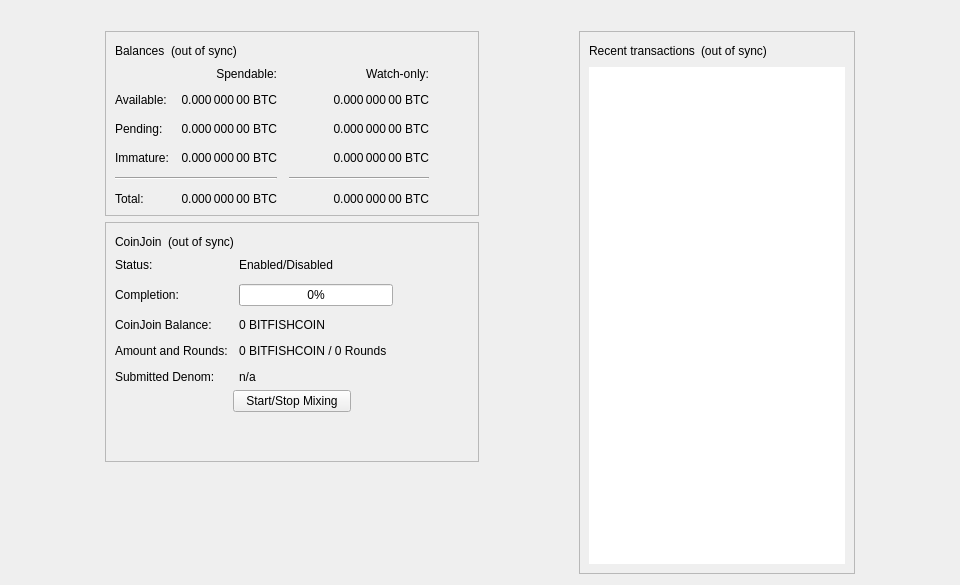
<?xml version="1.0" encoding="UTF-8"?>
<ui version="4.0">
 <class>OverviewPage</class>
 <widget class="QWidget" name="OverviewPage">
  <property name="geometry">
   <rect>
    <x>0</x>
    <y>0</y>
    <width>960</width>
    <height>585</height>
   </rect>
  </property>
  <property name="minimumSize">
   <size>
    <width>960</width>
    <height>0</height>
   </size>
  </property>
  <property name="windowTitle">
   <string>Form</string>
  </property>
  <layout class="QVBoxLayout" name="topLayout">
   <item>
    <widget class="QLabel" name="labelAlerts">
     <property name="visible">
      <bool>false</bool>
     </property>
     <property name="wordWrap">
      <bool>true</bool>
     </property>
     <property name="margin">
      <number>3</number>
     </property>
     <property name="textInteractionFlags">
      <set>Qt::TextSelectableByMouse</set>
     </property>
    </widget>
   </item>
   <item>
    <layout class="QHBoxLayout" name="horizontalLayout" stretch="1,0,1,0,1">
     <item>
      <spacer name="horizontalSpacerLeft">
       <property name="orientation">
        <enum>Qt::Horizontal</enum>
       </property>
       <property name="sizeType">
        <enum>QSizePolicy::Preferred</enum>
       </property>
       <property name="sizeHint" stdset="0">
        <size>
         <width>10</width>
         <height>20</height>
        </size>
       </property>
      </spacer>
     </item>
     <item>
      <layout class="QVBoxLayout" name="verticalLayout_2">
       <item>
        <widget class="QFrame" name="frame">
         <property name="frameShape">
          <enum>QFrame::StyledPanel</enum>
         </property>
         <property name="frameShadow">
          <enum>QFrame::Raised</enum>
         </property>
         <layout class="QVBoxLayout" name="verticalLayout_4">
          <item>
           <layout class="QHBoxLayout" name="horizontalLayout_4">
            <item>
             <widget class="QLabel" name="label_5">
              <property name="text">
               <string>Balances</string>
              </property>
             </widget>
            </item>
            <item>
             <widget class="QLabel" name="labelWalletStatus">
              <property name="toolTip">
               <string>The displayed information may be out of date. Your wallet automatically synchronizes with the Bitfishcoin network after a connection is established, but this process has not completed yet.</string>
              </property>
              <property name="text">
               <string notr="true">(out of sync)</string>
              </property>
              <property name="alignment">
               <set>Qt::AlignLeading|Qt::AlignLeft|Qt::AlignVCenter</set>
              </property>
             </widget>
            </item>
            <item>
             <spacer name="horizontalSpacer_3">
              <property name="orientation">
               <enum>Qt::Horizontal</enum>
              </property>
              <property name="sizeHint" stdset="0">
               <size>
                <width>40</width>
                <height>20</height>
               </size>
              </property>
             </spacer>
            </item>
           </layout>
          </item>
          <item>
           <layout class="QGridLayout" name="gridLayout">
            <property name="spacing">
             <number>12</number>
            </property>
            <item row="2" column="2">
             <widget class="QLabel" name="labelWatchPending">
              <property name="cursor">
               <cursorShape>IBeamCursor</cursorShape>
              </property>
              <property name="toolTip">
               <string>Unconfirmed transactions to watch-only addresses</string>
              </property>
              <property name="text">
               <string notr="true">0.000 000 00 BTC</string>
              </property>
              <property name="alignment">
               <set>Qt::AlignRight|Qt::AlignTrailing|Qt::AlignVCenter</set>
              </property>
              <property name="textInteractionFlags">
               <set>Qt::LinksAccessibleByMouse|Qt::TextSelectableByKeyboard|Qt::TextSelectableByMouse</set>
              </property>
             </widget>
            </item>
            <item row="2" column="1">
             <widget class="QLabel" name="labelUnconfirmed">
              <property name="cursor">
               <cursorShape>IBeamCursor</cursorShape>
              </property>
              <property name="toolTip">
               <string>Total of transactions that have yet to be confirmed, and do not yet count toward the spendable balance</string>
              </property>
              <property name="text">
               <string notr="true">0.000 000 00 BTC</string>
              </property>
              <property name="alignment">
               <set>Qt::AlignRight|Qt::AlignTrailing|Qt::AlignVCenter</set>
              </property>
              <property name="textInteractionFlags">
               <set>Qt::LinksAccessibleByMouse|Qt::TextSelectableByKeyboard|Qt::TextSelectableByMouse</set>
              </property>
             </widget>
            </item>
            <item row="3" column="2">
             <widget class="QLabel" name="labelWatchImmature">
              <property name="cursor">
               <cursorShape>IBeamCursor</cursorShape>
              </property>
              <property name="toolTip">
               <string>Mined balance in watch-only addresses that has not yet matured</string>
              </property>
              <property name="text">
               <string notr="true">0.000 000 00 BTC</string>
              </property>
              <property name="alignment">
               <set>Qt::AlignRight|Qt::AlignTrailing|Qt::AlignVCenter</set>
              </property>
              <property name="textInteractionFlags">
               <set>Qt::LinksAccessibleByMouse|Qt::TextSelectableByKeyboard|Qt::TextSelectableByMouse</set>
              </property>
             </widget>
            </item>
            <item row="4" column="0" colspan="2">
             <widget class="Line" name="lineSpendableBalance">
              <property name="orientation">
               <enum>Qt::Horizontal</enum>
              </property>
             </widget>
            </item>
            <item row="4" column="2">
             <widget class="Line" name="lineWatchBalance">
              <property name="sizePolicy">
               <sizepolicy hsizetype="Preferred" vsizetype="Fixed">
                <horstretch>0</horstretch>
                <verstretch>0</verstretch>
               </sizepolicy>
              </property>
              <property name="minimumSize">
               <size>
                <width>140</width>
                <height>0</height>
               </size>
              </property>
              <property name="orientation">
               <enum>Qt::Horizontal</enum>
              </property>
             </widget>
            </item>
            <item row="5" column="0">
             <widget class="QLabel" name="labelTotalText">
              <property name="text">
               <string>Total:</string>
              </property>
             </widget>
            </item>
            <item row="3" column="1">
             <widget class="QLabel" name="labelImmature">
              <property name="cursor">
               <cursorShape>IBeamCursor</cursorShape>
              </property>
              <property name="toolTip">
               <string>Mined balance that has not yet matured</string>
              </property>
              <property name="text">
               <string notr="true">0.000 000 00 BTC</string>
              </property>
              <property name="alignment">
               <set>Qt::AlignRight|Qt::AlignTrailing|Qt::AlignVCenter</set>
              </property>
              <property name="textInteractionFlags">
               <set>Qt::LinksAccessibleByMouse|Qt::TextSelectableByKeyboard|Qt::TextSelectableByMouse</set>
              </property>
             </widget>
            </item>
            <item row="2" column="3">
             <spacer name="horizontalSpacer_2">
              <property name="orientation">
               <enum>Qt::Horizontal</enum>
              </property>
              <property name="sizeHint" stdset="0">
               <size>
                <width>40</width>
                <height>20</height>
               </size>
              </property>
             </spacer>
            </item>
            <item row="3" column="0">
             <widget class="QLabel" name="labelImmatureText">
              <property name="text">
               <string>Immature:</string>
              </property>
             </widget>
            </item>
            <item row="5" column="1">
             <widget class="QLabel" name="labelTotal">
              <property name="cursor">
               <cursorShape>IBeamCursor</cursorShape>
              </property>
              <property name="toolTip">
               <string>Your current total balance</string>
              </property>
              <property name="text">
               <string notr="true">0.000 000 00 BTC</string>
              </property>
              <property name="alignment">
               <set>Qt::AlignRight|Qt::AlignTrailing|Qt::AlignVCenter</set>
              </property>
              <property name="textInteractionFlags">
               <set>Qt::LinksAccessibleByMouse|Qt::TextSelectableByKeyboard|Qt::TextSelectableByMouse</set>
              </property>
             </widget>
            </item>
            <item row="5" column="2">
             <widget class="QLabel" name="labelWatchTotal">
              <property name="cursor">
               <cursorShape>IBeamCursor</cursorShape>
              </property>
              <property name="toolTip">
               <string>Current total balance in watch-only addresses</string>
              </property>
              <property name="text">
               <string notr="true">0.000 000 00 BTC</string>
              </property>
              <property name="alignment">
               <set>Qt::AlignRight|Qt::AlignTrailing|Qt::AlignVCenter</set>
              </property>
              <property name="textInteractionFlags">
               <set>Qt::LinksAccessibleByMouse|Qt::TextSelectableByKeyboard|Qt::TextSelectableByMouse</set>
              </property>
             </widget>
            </item>
            <item row="0" column="2">
             <widget class="QLabel" name="labelWatchonly">
              <property name="text">
               <string>Watch-only:</string>
              </property>
              <property name="alignment">
               <set>Qt::AlignRight|Qt::AlignTrailing|Qt::AlignVCenter</set>
              </property>
             </widget>
            </item>
            <item row="1" column="0">
             <widget class="QLabel" name="labelBalanceText">
              <property name="text">
               <string>Available:</string>
              </property>
             </widget>
            </item>
            <item row="1" column="1">
             <widget class="QLabel" name="labelBalance">
              <property name="cursor">
               <cursorShape>IBeamCursor</cursorShape>
              </property>
              <property name="toolTip">
               <string>Your current spendable balance</string>
              </property>
              <property name="text">
               <string notr="true">0.000 000 00 BTC</string>
              </property>
              <property name="alignment">
               <set>Qt::AlignRight|Qt::AlignTrailing|Qt::AlignVCenter</set>
              </property>
              <property name="textInteractionFlags">
               <set>Qt::LinksAccessibleByMouse|Qt::TextSelectableByKeyboard|Qt::TextSelectableByMouse</set>
              </property>
             </widget>
            </item>
            <item row="1" column="2">
             <widget class="QLabel" name="labelWatchAvailable">
              <property name="cursor">
               <cursorShape>IBeamCursor</cursorShape>
              </property>
              <property name="toolTip">
               <string>Your current balance in watch-only addresses</string>
              </property>
              <property name="text">
               <string notr="true">0.000 000 00 BTC</string>
              </property>
              <property name="alignment">
               <set>Qt::AlignRight|Qt::AlignTrailing|Qt::AlignVCenter</set>
              </property>
              <property name="textInteractionFlags">
               <set>Qt::LinksAccessibleByMouse|Qt::TextSelectableByKeyboard|Qt::TextSelectableByMouse</set>
              </property>
             </widget>
            </item>
            <item row="2" column="0">
             <widget class="QLabel" name="labelPendingText">
              <property name="text">
               <string>Pending:</string>
              </property>
             </widget>
            </item>
            <item row="0" column="1">
             <widget class="QLabel" name="labelSpendable">
              <property name="text">
               <string>Spendable:</string>
              </property>
              <property name="alignment">
               <set>Qt::AlignRight|Qt::AlignTrailing|Qt::AlignVCenter</set>
              </property>
             </widget>
            </item>
           </layout>
          </item>
         </layout>
        </widget>
       </item>
       <item>
        <widget class="QFrame" name="frameCoinJoin">
         <property name="layoutDirection">
          <enum>Qt::LeftToRight</enum>
         </property>
         <property name="frameShape">
          <enum>QFrame::StyledPanel</enum>
         </property>
         <property name="frameShadow">
          <enum>QFrame::Raised</enum>
         </property>
         <layout class="QVBoxLayout" name="VerticalLayout_PS1">
          <item>
           <layout class="QHBoxLayout" name="horizontalLayout_5">
            <item>
             <widget class="QLabel" name="labelCoinJoinHeader">
              <property name="text">
               <string notr="true">CoinJoin</string>
              </property>
             </widget>
            </item>
            <item>
             <widget class="QLabel" name="labelCoinJoinSyncStatus">
              <property name="toolTip">
               <string>The displayed information may be out of date. Your wallet automatically synchronizes with the Bitfishcoin network after a connection is established, but this process has not completed yet.</string>
              </property>
              <property name="text">
               <string notr="true">(out of sync)</string>
              </property>
              <property name="alignment">
               <set>Qt::AlignLeading|Qt::AlignLeft|Qt::AlignVCenter</set>
              </property>
             </widget>
            </item>
            <item>
             <spacer name="horizontalSpacer_4">
              <property name="orientation">
               <enum>Qt::Horizontal</enum>
              </property>
              <property name="sizeHint" stdset="0">
               <size>
                <width>40</width>
                <height>20</height>
               </size>
              </property>
             </spacer>
            </item>
           </layout>
          </item>
          <item>
           <layout class="QFormLayout" name="coinJoinFormLayout">
            <property name="fieldGrowthPolicy">
             <enum>QFormLayout::AllNonFixedFieldsGrow</enum>
            </property>
            <property name="horizontalSpacing">
             <number>11</number>
            </property>
            <property name="verticalSpacing">
             <number>12</number>
            </property>
            <item row="0" column="0">
             <widget class="QLabel" name="labelCoinJoinEnabledText">
              <property name="text">
               <string>Status:</string>
              </property>
             </widget>
            </item>
            <item row="0" column="1">
             <widget class="QLabel" name="labelCoinJoinEnabled">
              <property name="text">
               <string>Enabled/Disabled</string>
              </property>
             </widget>
            </item>
            <item row="1" column="0">
             <widget class="QLabel" name="labelCompletitionText">
              <property name="text">
               <string>Completion:</string>
              </property>
             </widget>
            </item>
            <item row="1" column="1">
             <widget class="QProgressBar" name="coinJoinProgress">
              <property name="maximumSize">
               <size>
                <width>154</width>
                <height>16777215</height>
               </size>
              </property>
              <property name="value">
               <number>0</number>
              </property>
             </widget>
            </item>
            <item row="2" column="0">
             <widget class="QLabel" name="labelAnonymizedText">
              <property name="text">
               <string notr="true">CoinJoin Balance:</string>
              </property>
             </widget>
            </item>
            <item row="2" column="1">
             <widget class="QLabel" name="labelAnonymized">
              <property name="text">
               <string notr="true">0 BITFISHCOIN</string>
              </property>
             </widget>
            </item>
            <item row="3" column="0">
             <widget class="QLabel" name="labelAmountAndRoundsText">
              <property name="text">
               <string>Amount and Rounds:</string>
              </property>
             </widget>
            </item>
            <item row="3" column="1">
             <widget class="QLabel" name="labelAmountRounds">
              <property name="text">
               <string notr="true">0 BITFISHCOIN / 0 Rounds</string>
              </property>
             </widget>
            </item>
            <item row="4" column="0">
             <widget class="QLabel" name="labelSubmittedDenomText">
              <property name="text">
               <string>Submitted Denom:</string>
              </property>
             </widget>
            </item>
            <item row="4" column="1">
             <widget class="QLabel" name="labelSubmittedDenom">
              <property name="toolTip">
               <string>The denominations you submitted to the Smartnode.&lt;br&gt;To mix, other users must submit the exact same denominations.</string>
              </property>
              <property name="text">
               <string>n/a</string>
              </property>
              <property name="wordWrap">
               <bool>true</bool>
              </property>
             </widget>
            </item>
           </layout>
          </item>
          <item>
           <layout class="QVBoxLayout" name="VerticalLayout_PS">
            <item>
             <layout class="QHBoxLayout" name="horizontalLayout_3">
              <property name="topMargin">
               <number>0</number>
              </property>
              <item>
               <spacer name="horizontalSpacer_5">
                <property name="orientation">
                 <enum>Qt::Horizontal</enum>
                </property>
                <property name="sizeHint" stdset="0">
                 <size>
                  <width>40</width>
                  <height>20</height>
                 </size>
                </property>
               </spacer>
              </item>
              <item>
               <widget class="QPushButton" name="toggleCoinJoin">
                <property name="sizePolicy">
                 <sizepolicy hsizetype="MinimumExpanding" vsizetype="Fixed">
                  <horstretch>0</horstretch>
                  <verstretch>0</verstretch>
                 </sizepolicy>
                </property>
                <property name="text">
                 <string>Start/Stop Mixing</string>
                </property>
               </widget>
              </item>
              <item>
               <spacer name="horizontalSpacer_6">
                <property name="orientation">
                 <enum>Qt::Horizontal</enum>
                </property>
                <property name="sizeHint" stdset="0">
                 <size>
                  <width>40</width>
                  <height>20</height>
                 </size>
                </property>
               </spacer>
              </item>
             </layout>
            </item>
            <item>
             <spacer name="verticalSpacer_3">
              <property name="orientation">
               <enum>Qt::Vertical</enum>
              </property>
              <property name="sizeHint" stdset="0">
               <size>
                <width>20</width>
                <height>40</height>
               </size>
              </property>
             </spacer>
            </item>
           </layout>
          </item>
         </layout>
        </widget>
       </item>
       <item>
        <spacer name="verticalSpacer">
         <property name="orientation">
          <enum>Qt::Vertical</enum>
         </property>
         <property name="sizeHint" stdset="0">
          <size>
           <width>20</width>
           <height>40</height>
          </size>
         </property>
        </spacer>
       </item>
      </layout>
     </item>
     <item>
      <spacer name="horizontalSpacerCenter">
       <property name="orientation">
        <enum>Qt::Horizontal</enum>
       </property>
       <property name="sizeHint" stdset="0">
        <size>
         <width>10</width>
         <height>20</height>
        </size>
       </property>
      </spacer>
     </item>
     <item>
      <layout class="QVBoxLayout" name="verticalLayout_3">
       <item>
        <widget class="QFrame" name="frame_2">
         <property name="frameShape">
          <enum>QFrame::StyledPanel</enum>
         </property>
         <property name="frameShadow">
          <enum>QFrame::Raised</enum>
         </property>
         <layout class="QVBoxLayout" name="verticalLayout">
          <item>
           <layout class="QHBoxLayout" name="horizontalLayout_2">
            <item>
             <widget class="QLabel" name="label_4">
              <property name="text">
               <string>Recent transactions</string>
              </property>
             </widget>
            </item>
            <item>
             <widget class="QLabel" name="labelTransactionsStatus">
              <property name="toolTip">
               <string>The displayed information may be out of date. Your wallet automatically synchronizes with the Bitfishcoin network after a connection is established, but this process has not completed yet.</string>
              </property>
              <property name="text">
               <string notr="true">(out of sync)</string>
              </property>
              <property name="alignment">
               <set>Qt::AlignLeading|Qt::AlignLeft|Qt::AlignVCenter</set>
              </property>
             </widget>
            </item>
            <item>
             <spacer name="horizontalSpacer">
              <property name="orientation">
               <enum>Qt::Horizontal</enum>
              </property>
              <property name="sizeHint" stdset="0">
               <size>
                <width>40</width>
                <height>20</height>
               </size>
              </property>
             </spacer>
            </item>
           </layout>
          </item>
          <item>
           <widget class="QListView" name="listTransactions">
            <property name="frameShape">
             <enum>QFrame::NoFrame</enum>
            </property>
            <property name="verticalScrollBarPolicy">
             <enum>Qt::ScrollBarAlwaysOff</enum>
            </property>
            <property name="horizontalScrollBarPolicy">
             <enum>Qt::ScrollBarAlwaysOff</enum>
            </property>
            <property name="selectionMode">
             <enum>QAbstractItemView::NoSelection</enum>
            </property>
           </widget>
          </item>
         </layout>
        </widget>
       </item>
      </layout>
     </item>
     <item>
      <spacer name="horizontalSpacerRight">
       <property name="orientation">
        <enum>Qt::Horizontal</enum>
       </property>
       <property name="sizeType">
        <enum>QSizePolicy::Preferred</enum>
       </property>
       <property name="sizeHint" stdset="0">
        <size>
         <width>10</width>
         <height>20</height>
        </size>
       </property>
      </spacer>
     </item>
    </layout>
   </item>
  </layout>
 </widget>
 <resources/>
 <connections/>
</ui>
